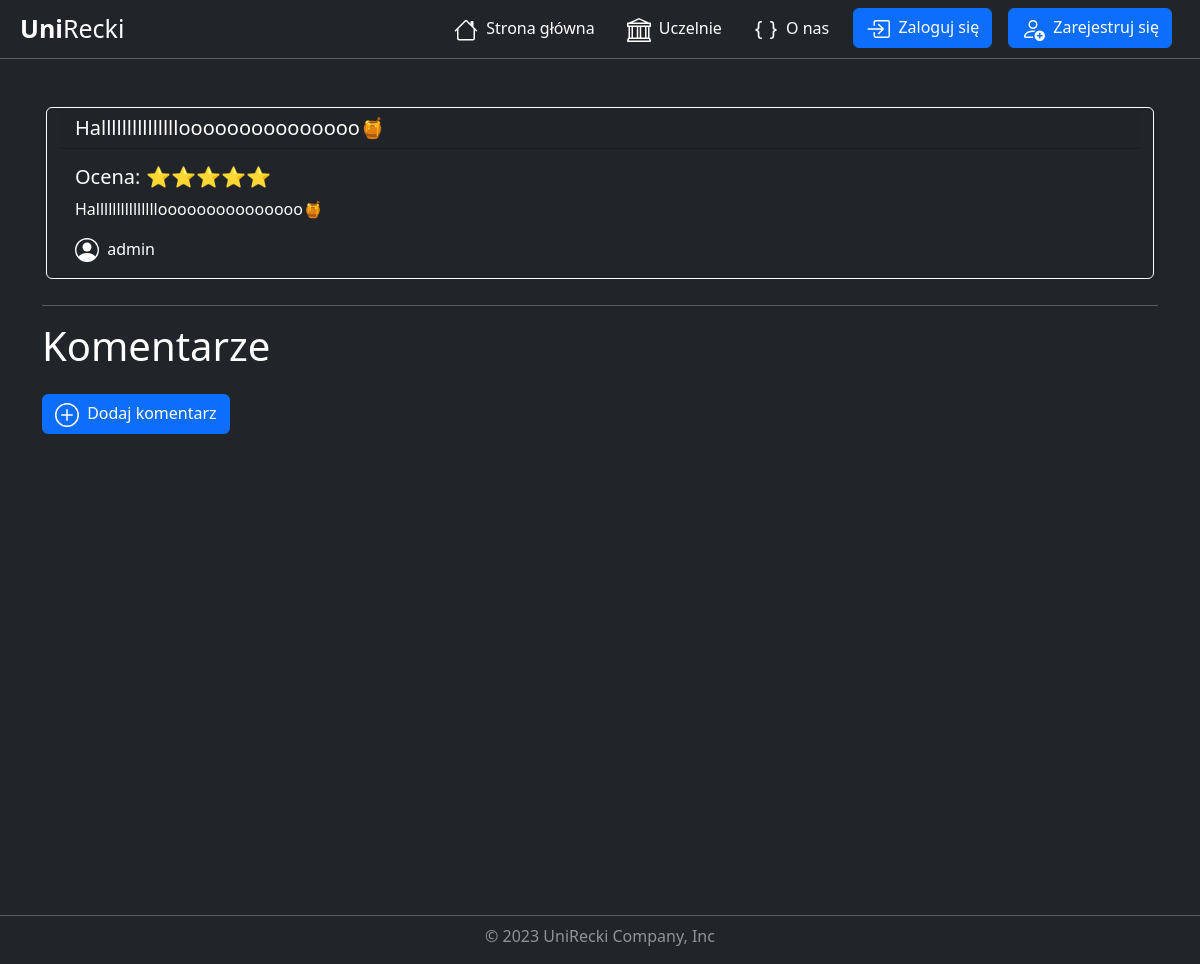
Before: /university/review/10/ with the older database file.
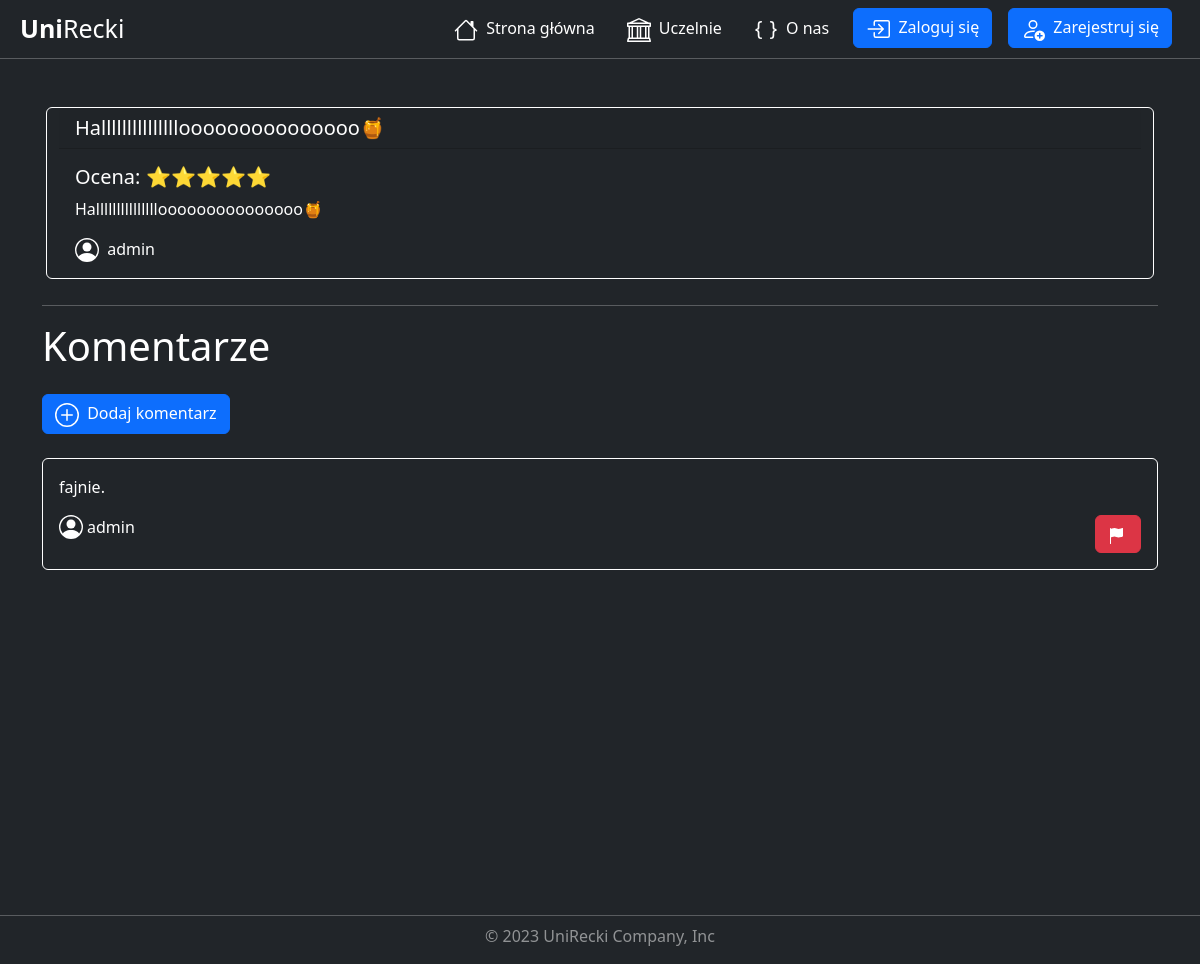
After: the same page with the newer database file.
### universities/models.py (models this page shows, shortened)
class Review(models.Model):
    title = models.CharField( max_length=150)
    description = models.CharField( max_length=3000)
    rating = models.IntegerField(validators=[
            MaxValueValidator(5),
            MinValueValidator(1)
        ])
    add_date = models.DateTimeField(default=timezone.now, blank=True)
    university = models.ForeignKey(University, on_delete=models.CASCADE)
    user = models.ForeignKey(User, on_delete=models.CASCADE)
    users_like = models.ManyToManyField(User, related_name='images_liked', blank=True)
    class Meta:
        verbose_name = 'Review'
        verbose_name_plural = 'Reviews'

class Comment(models.Model):
    description = models.CharField( max_length=3000)
    add_date = models.DateTimeField(default=timezone.now, blank=True)
    review = models.ForeignKey(Review, on_delete=models.CASCADE)
    user = models.ForeignKey(User, on_delete=models.CASCADE)
    class Meta:
        verbose_name = 'Comment'
        verbose_name_plural = 'Comments'

### universities/views.py (the view)
# urls.py: path('review/<int:pk>/', views.ReviewDetailView.as_view(), name='review_detail'),
class ReviewDetailView(DetailView):
    model = Review
    template_name = 'universities/review_detail.html'
    context_object_name = 'review'
    def get_context_data(self, **kwargs):
        context = super().get_context_data(**kwargs)
        review = self.get_object()
        comments = review.comment_set.all().order_by('-add_date')
        context['comments'] = comments
        return context

### universities/templates/universities/review_detail.html (shortened to what this page needs)
{% extends "base.html" %}
{% load static %}
{% block css %}
    <link rel="stylesheet" href="{% static "universities/review_detail.css" %}">
{% endblock css %}
{% block content %}
    <div class="container mt-5">
        <div class="row mx-1">
            <div class="card bg-dark">
                <h5 class="card-header ">{{ review.title }}</h5>
                <div class="card-body">
                    <h5 class="card-title">
                        Ocena:
                        {% if review.rating == 5 %}
                            ⭐⭐⭐⭐⭐
                        {% elif review.rating == 4 %}
                            ⭐⭐⭐⭐☆
                        {% elif review.rating == 3 %}
                            ⭐⭐⭐☆☆
                        {% elif review.rating == 2 %}
                            ⭐⭐☆☆☆
                        {% elif review.rating == 1 %}
                            ⭐☆☆☆☆
                        {% endif %}
                    </h5>
                    <p class="card-text">{{ review.description }}</p>
                    <p class="card-text">
                        {{ review.user.username }}
                    </p>
                </div>
            </div>
        </div>
        <hr class="mt-3">
        <div class="row">
            <h1>Komentarze</h1>
        </div>
        <a href="{% url 'comment_create' review.pk %}"
           class="btn btn-primary my-3">
        Dodaj komentarz</a>
        <div class="row">
            <div class="container mt-2">
                {% for comment in comments %}
                    <div class="card bg-dark">
                        <div class="card-body">
                            <p class="card-text">{{ comment.description }}</p>
                            <div class="row">
                                <div class="col-6">
                                    <p class="card-text d-flex align-items-center">
                                        {{ review.user.username }}
                                    </p>
                                </div>
                                <div class="col-6 d-flex justify-content-end align-items-end">
                                    <a href="{% url 'comment_report_create' review.pk comment.pk %}"
                                       title="Zgłoś komentarz"
                                       class="btn btn-danger">
                                    </a>
                                </div>
                            </div>
                        </div>
                    </div>
                {% endfor %}
            </div>
        </div>
    </div>
{% endblock content %}

### templates/base.html (shortened to what this page needs)
{% load static %}
<!DOCTYPE html>
<html lang="en">
  <head>
    <link href="https://cdn.jsdelivr.net/npm/bootstrap@5.3.0-alpha3/dist/css/bootstrap.min.css"
          rel="stylesheet"
 />
    <link rel="stylesheet" href="{% static 'styles.css' %}" />
    {% block css %}
    {% endblock css %}
  </head>
  <body class="bg-dark">
    <nav class="navbar navbar-expand-md navbar-dark bg-dark p-2">
      <div class="container-fluid">
        <a class="navbar-brand p-0 fw-ligth bigger-font"
           href="{% url 'index' %}"><strong>Uni</strong>Recki</a>
        <div class="collapse navbar-collapse" id="navbarNavDropdown">
          <ul class="navbar-nav ms-auto">
            <li class="nav-item opacity">
              <a class="nav-link mx-2 active"
                 aria-current="page"
                 href="{% url 'index' %}">
              Strona główna</a>
            </li>
            <li class="nav-item opacity">
              <a class="nav-link mx-2 active" href="{% url 'university_list' %}">
              Uczelnie</a>
            </li>
            <li class="nav-item opacity">
              <a class="nav-link mx-2 active" href="{% url 'about' %}">
              O nas</a>
            </li>
            {% if not user.is_authenticated %}
              <li class="nav-item">
                <a class="btn btn-primary mx-2 my-2 my-sm-2 my-md-0 my-lg-0 my-xl-0 my-xxl-0"
                   href="{% url 'login' %}">
                Zaloguj się</a>
              </li>
              <li class="nav-item">
                <a class="btn btn-primary my-2 mx-2 my-sm-2 my-md-0 my-lg-0 my-xl-0 my-xxl-0"
                   href="{% url 'register' %}">
                Zarejestruj się</a>
              </li>
            {% endif %}
          </ul>
        </div>
      </div>
    </nav>
    <hr class="m-0" />
    <div class="min-vh-100">
      {% block content %}
      {% endblock content %}
    </div>
  </body>
  <footer class="my-2">
    <hr class="my-1" />
    <p class="text-center text-white mt-2 lower-opacity">© 2023 UniRecki Company, Inc</p>
  </footer>
</html>

### static/styles.css (style rules this page uses)
nav { color: white; }
body { color: white; }
h1 { color: white; }
a { color: white; }
.bigger-font { font-size: 25px; }
.lower-opacity { opacity: 0.5; }

### universities/static/universities/review_detail.css (style rules this page uses)
.card { color: white; border: 1px solid white; margin-bottom: 10px; }
hr { color: white; }

Changed rows visible on the page:
added Comment: description "fajnie.", {{ review.user.username }} "admin"
